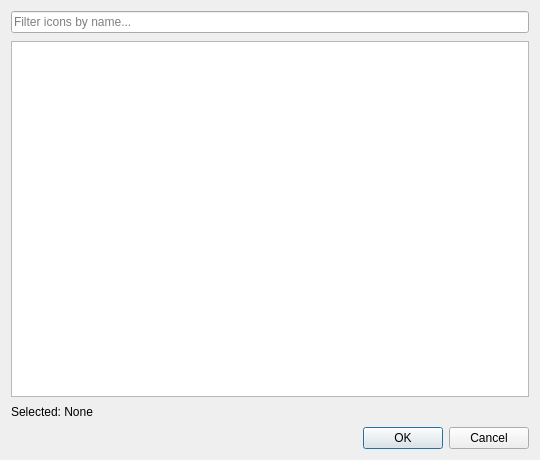
<?xml version="1.0" encoding="UTF-8"?>
<!--****************************************************************************
  *
  * This file is part of the LibreCAD project, a 2D CAD program
  *
  * Copyright (C) 2026 LibreCAD.org
  * Copyright (C) 2026 sand1024
  *
  * This program is free software; you can redistribute it and/or
  * modify it under the terms of the GNU General Public License
  * as published by the Free Software Foundation; either version 2
  * of the License, or (at your option) any later version.
  *
  * This program is distributed in the hope that it will be useful,
  * but WITHOUT ANY WARRANTY; without even the implied warranty of
  * MERCHANTABILITY or FITNESS FOR A PARTICULAR PURPOSE.  See the
  * GNU General Public License for more details.
  *
  * You should have received a copy of the GNU General Public License
  * along with this program; if not, write to the Free Software
  * Foundation, Inc., 51 Franklin Street, Fifth Floor, Boston, MA  02110-1301, USA.
  ***************************************************************************-->

<ui version="4.0">
    <class>LC_DlgIconPicker</class>
    <widget class="QDialog" name="LC_DlgIconPicker">
        <property name="geometry">
            <rect>
                <x>0</x>
                <y>0</y>
                <width>540</width>
                <height>460</height>
            </rect>
        </property>
        <property name="windowTitle">
            <string>Select Icon</string>
        </property>
        <layout class="QVBoxLayout" name="verticalLayout_main">
            <property name="spacing">
                <number>8</number>
            </property>
            <item>
                <widget class="LC_SearchLineEdit" name="leFilter">
                    <property name="toolTip">
                        <string>Filter icons by filename</string>
                    </property>
                    <property name="placeholderText">
                        <string>Filter icons by name...</string>
                    </property>
                </widget>
            </item>
            <item>
                <widget class="QListWidget" name="lwIcons">
                    <property name="toolTip">
                        <string>Double-click an icon to select</string>
                    </property>
                    <property name="movement">
                        <enum>QListView::Movement::Static</enum>
                    </property>
                    <property name="resizeMode">
                        <enum>QListView::ResizeMode::Adjust</enum>
                    </property>
                    <property name="viewMode">
                        <enum>QListView::ViewMode::IconMode</enum>
                    </property>
                    <property name="iconSize">
                        <size>
                            <width>28</width>
                            <height>28</height>
                        </size>
                    </property>
                    <property name="gridSize">
                        <size>
                            <width>42</width>
                            <height>42</height>
                        </size>
                    </property>
                </widget>
            </item>
            <item>
                <widget class="QLabel" name="lblSelectedPath">
                    <property name="toolTip">
                        <string>Selected icon resource path</string>
                    </property>
                    <property name="text">
                        <string>Selected: None</string>
                    </property>
                </widget>
            </item>
            <item>
                <widget class="QDialogButtonBox" name="buttonBox">
                    <property name="orientation">
                        <enum>Qt::Orientation::Horizontal</enum>
                    </property>
                    <property name="standardButtons">
                        <set>QDialogButtonBox::StandardButton::Cancel|QDialogButtonBox::StandardButton::Ok</set>
                    </property>
                </widget>
            </item>
        </layout>
    </widget>
    <customwidgets>
        <customwidget>
            <class>LC_SearchLineEdit</class>
            <extends>QLineEdit</extends>
            <header>lc_search_line_edit.h</header>
        </customwidget>
    </customwidgets>
    <resources/>
    <connections/>
</ui>
